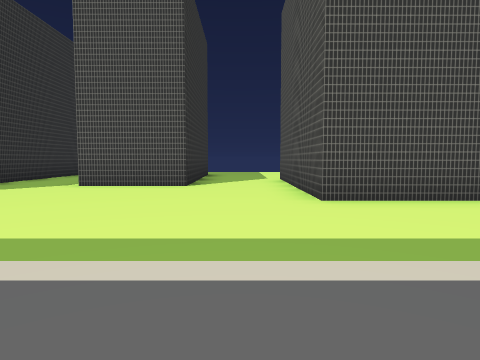
view 1 (above)

19 first-person views from a walk through a 3-D level made in the Godot game engine. The camera is 1.3 m above the floor, tilts 4° down and sees 75° across. The floor is counted in squares, 2 m on a side. Each view is taken from the middle of a square. On the plan, view 1 faces up. The plan holds only what a view shows up to about 10 squares ahead; the rest is blank. The place goes on beyond the plan. Some surface patterns are stand-ins.

view 2
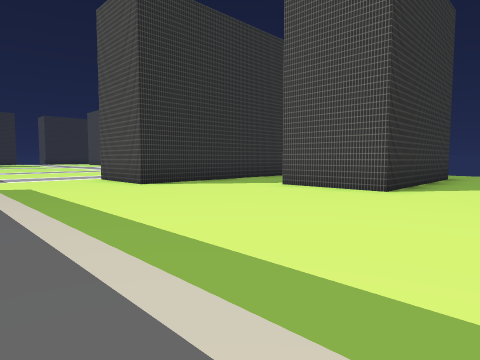

view 3
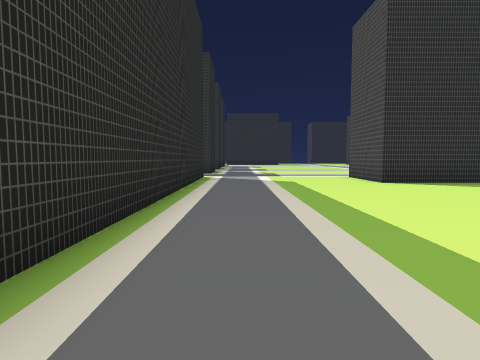

view 4
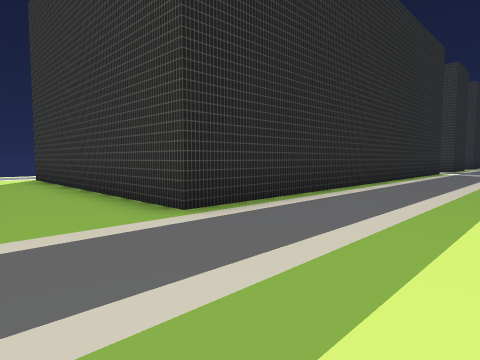

view 5
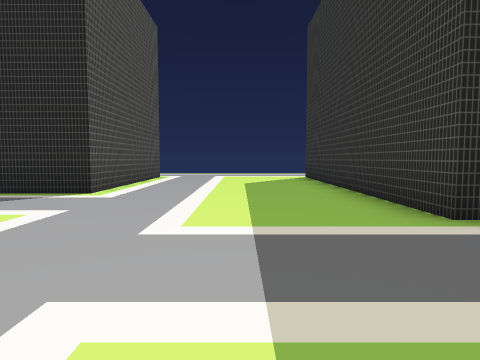

view 6
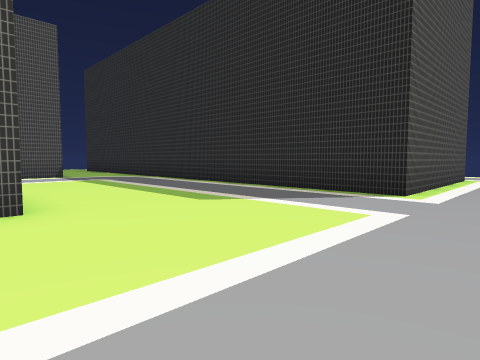

view 7
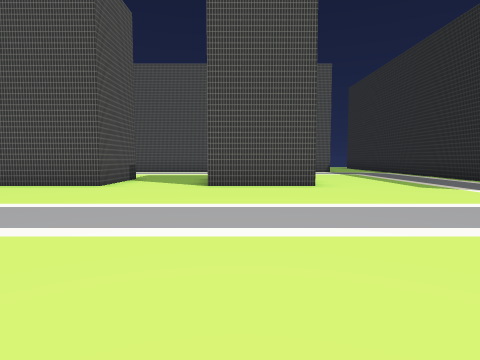

view 8
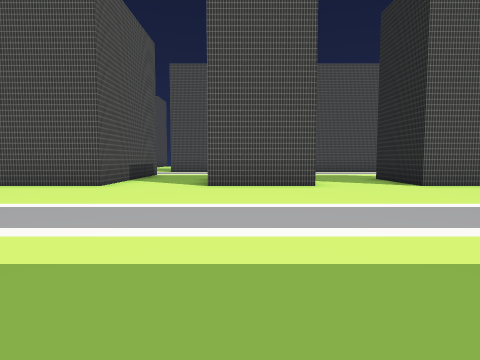

view 9
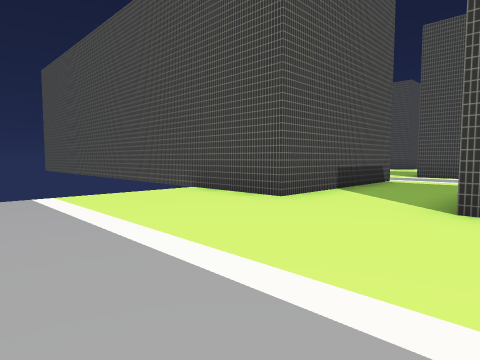

view 10
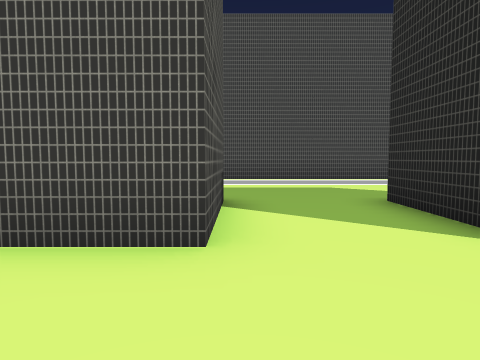

view 11
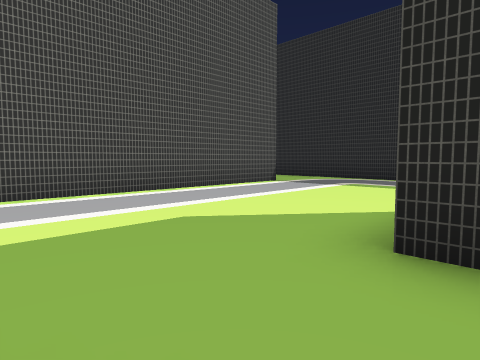

view 12
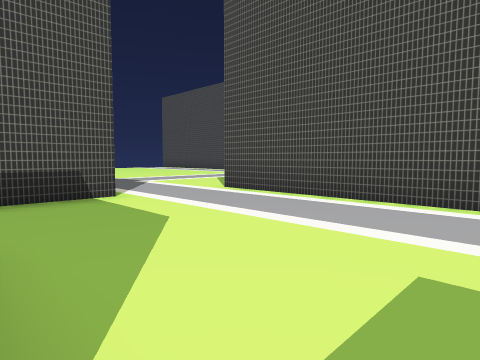

view 13
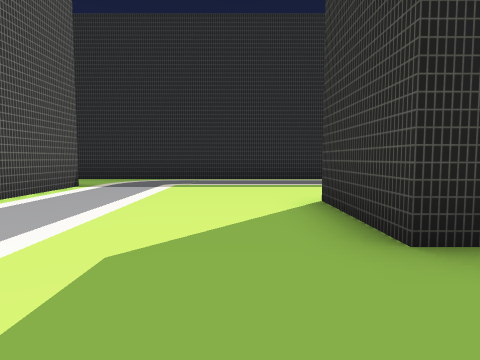

view 14
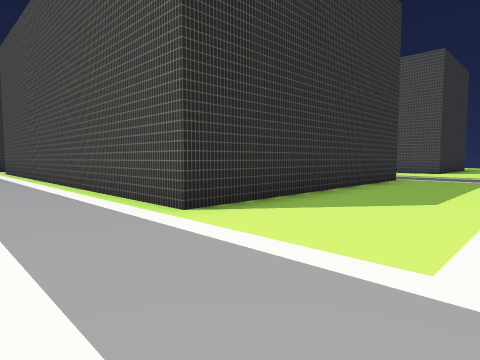

view 15
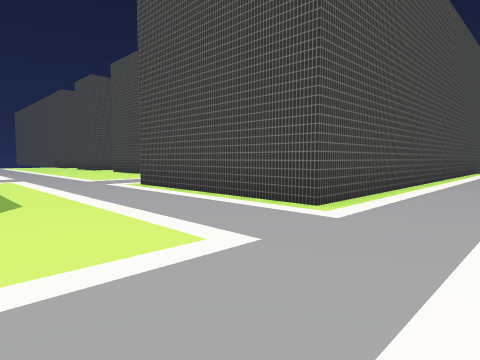

view 16
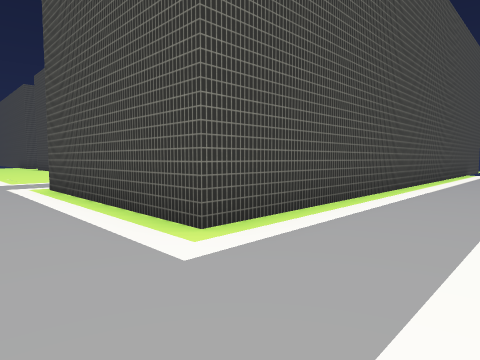

view 17
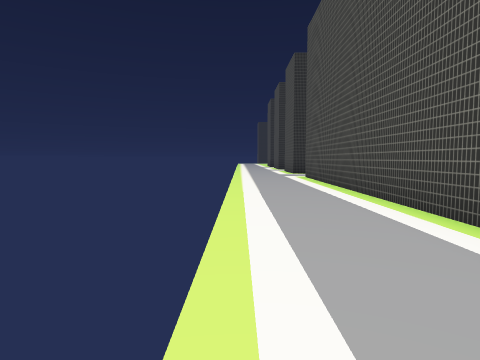

view 18
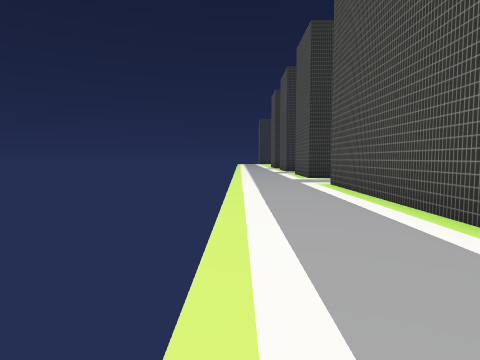

view 19
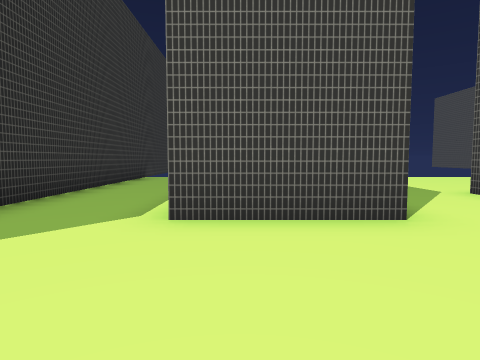

### Floor plan
Points are (right, up) in squares from view 1. A wall is a line through its corners. A room is listed if a view was taken in it or the views show most of it. See-through windows are left out.
Room 1 (views 1, 2, 3, 4, 5, 6, 7, 8, 9, 10, 11, 12, 13, 14, 15, 16, 17, 18, 19)
walls: (3.8, 4.8) (1.3, 4.8) (1.3, 9.8); (11.3, 2.1) (11.3, 4.7) (13.7, 4.7) (13.7, 2.2); (13.8, 7.3) (11.3, 7.3) (11.3, 9.8); (-1.2, 12.2) (-1.2, 7.3) (-3.8, 7.3); (18.7, -0.4) (18.7, 12.2); (16.4, 12.2) (11.3, 12.2) (11.3, 17); (-7.9, -0.2) (3.7, -0.2) (3.7, -7.7) (-8.5, -7.7); (-6.2, 14.1) (-6.2, 4.8) (-8.5, 4.8); (19, -7.7) (8.8, -7.7) (8.8, -2.8) (17.4, -2.8)
ways out: opening at (17.5, 12.5); opening at (18, -1.5)

Where each view was taken, in squares from view 1:
view 1: 0 up, 0 right, facing up
view 2: 1 up, 1 right, facing up-left
view 3: 1 up, 2 right, facing left
view 4: 3 up, 6 right, facing down-left
view 5: 3 up, 6 right, facing down
view 6: 3 up, 7 right, facing down-right
view 7: 4 up, 4 right, facing right
view 8: 9 up, 4 right, facing right
view 9: 9 up, 7 right, facing up-right
view 10: 7 up, 9 right, facing right
view 11: 7 up, 13 right, facing down-right
view 12: 7 up, 14 right, facing up-right
view 13: 7 up, 15 right, facing down
view 14: 10 down, 7 right, facing up-left
view 15: 10 down, 5 right, facing up-right
view 16: 10 down, 7 right, facing up-right
view 17: 10 down, 2 right, facing left
view 18: 10 down, 1 left, facing left
view 19: 4 up, 3 left, facing up
